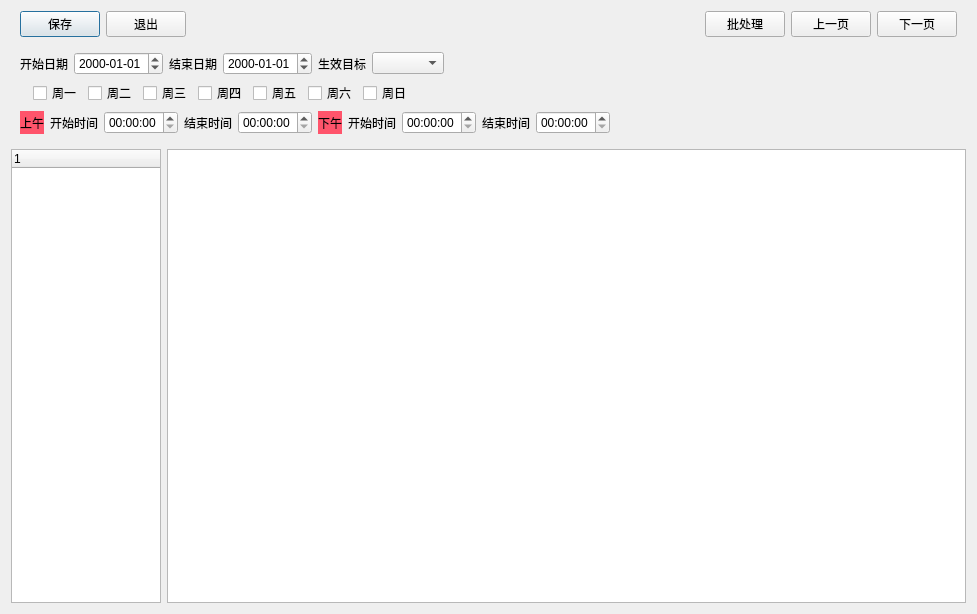
<?xml version="1.0" encoding="UTF-8"?>
<ui version="4.0">
 <class>w_sys_managepromotion_setting</class>
 <widget class="QDialog" name="w_sys_managepromotion_setting">
  <property name="geometry">
   <rect>
    <x>0</x>
    <y>0</y>
    <width>977</width>
    <height>614</height>
   </rect>
  </property>
  <property name="windowTitle">
   <string>Dialog</string>
  </property>
  <layout class="QVBoxLayout" name="verticalLayout_2">
   <item>
    <widget class="QFrame" name="frame_2">
     <layout class="QHBoxLayout" name="horizontalLayout_4">
      <property name="topMargin">
       <number>0</number>
      </property>
      <property name="bottomMargin">
       <number>0</number>
      </property>
      <item>
       <widget class="lds_toolbar_button" name="pushButton_ok">
        <property name="text">
         <string>保存</string>
        </property>
        <property name="outer_stylesheet" stdset="0">
         <string>pushbutton</string>
        </property>
       </widget>
      </item>
      <item>
       <widget class="lds_toolbar_button" name="pushButton_exit">
        <property name="text">
         <string>退出</string>
        </property>
        <property name="outer_stylesheet" stdset="0">
         <string>pushbutton</string>
        </property>
       </widget>
      </item>
      <item>
       <spacer name="horizontalSpacer_2">
        <property name="orientation">
         <enum>Qt::Horizontal</enum>
        </property>
        <property name="sizeHint" stdset="0">
         <size>
          <width>40</width>
          <height>20</height>
         </size>
        </property>
       </spacer>
      </item>
      <item>
       <widget class="lds_toolbar_button" name="pushButton_bath">
        <property name="text">
         <string>批处理</string>
        </property>
        <property name="outer_stylesheet" stdset="0">
         <string>pushbutton</string>
        </property>
       </widget>
      </item>
      <item>
       <widget class="lds_toolbar_button" name="pushButton_up">
        <property name="text">
         <string>上一页</string>
        </property>
        <property name="outer_stylesheet" stdset="0">
         <string>pushbutton</string>
        </property>
       </widget>
      </item>
      <item>
       <widget class="lds_toolbar_button" name="pushButton_down">
        <property name="text">
         <string>下一页</string>
        </property>
        <property name="outer_stylesheet" stdset="0">
         <string>pushbutton</string>
        </property>
       </widget>
      </item>
     </layout>
    </widget>
   </item>
   <item>
    <widget class="QFrame" name="frame">
     <property name="outer_stylesheet" stdset="0">
      <string>frame_detail_show</string>
     </property>
     <layout class="QVBoxLayout" name="verticalLayout">
      <item>
       <layout class="QHBoxLayout" name="horizontalLayout_2">
        <item>
         <widget class="QLabel" name="label_5">
          <property name="text">
           <string>开始日期</string>
          </property>
         </widget>
        </item>
        <item>
         <widget class="lds_datetimeEdit" name="promotion_setting_date">
          <property name="displayFormat">
           <string>yyyy-MM-dd</string>
          </property>
         </widget>
        </item>
        <item>
         <widget class="QLabel" name="label_6">
          <property name="text">
           <string>结束日期</string>
          </property>
         </widget>
        </item>
        <item>
         <widget class="lds_datetimeEdit" name="promotion_setting_date_2">
          <property name="displayFormat">
           <string>yyyy-MM-dd</string>
          </property>
         </widget>
        </item>
        <item>
         <widget class="QLabel" name="label_target">
          <property name="text">
           <string>生效目标</string>
          </property>
         </widget>
        </item>
        <item>
         <widget class="lds_ComboBox" name="promotion_setting_target"/>
        </item>
        <item>
         <spacer name="horizontalSpacer">
          <property name="orientation">
           <enum>Qt::Horizontal</enum>
          </property>
          <property name="sizeHint" stdset="0">
           <size>
            <width>40</width>
            <height>20</height>
           </size>
          </property>
         </spacer>
        </item>
       </layout>
      </item>
      <item>
       <layout class="QHBoxLayout" name="horizontalLayout_6">
        <item>
         <widget class="QLabel" name="label_11">
          <property name="text">
           <string/>
          </property>
         </widget>
        </item>
        <item>
         <widget class="QCheckBox" name="promotion_setting_Mon">
          <property name="text">
           <string>周一</string>
          </property>
         </widget>
        </item>
        <item>
         <widget class="QCheckBox" name="promotion_setting_Tues">
          <property name="text">
           <string>周二</string>
          </property>
         </widget>
        </item>
        <item>
         <widget class="QCheckBox" name="promotion_setting_Wed">
          <property name="text">
           <string>周三</string>
          </property>
         </widget>
        </item>
        <item>
         <widget class="QCheckBox" name="promotion_setting_Thur">
          <property name="text">
           <string>周四</string>
          </property>
         </widget>
        </item>
        <item>
         <widget class="QCheckBox" name="promotion_setting_Fri">
          <property name="text">
           <string>周五</string>
          </property>
         </widget>
        </item>
        <item>
         <widget class="QCheckBox" name="promotion_setting_Sat">
          <property name="text">
           <string>周六</string>
          </property>
         </widget>
        </item>
        <item>
         <widget class="QCheckBox" name="promotion_setting_Sun">
          <property name="text">
           <string>周日</string>
          </property>
         </widget>
        </item>
        <item>
         <spacer name="horizontalSpacer_4">
          <property name="orientation">
           <enum>Qt::Horizontal</enum>
          </property>
          <property name="sizeHint" stdset="0">
           <size>
            <width>40</width>
            <height>20</height>
           </size>
          </property>
         </spacer>
        </item>
       </layout>
      </item>
      <item>
       <layout class="QHBoxLayout" name="horizontalLayout">
        <item>
         <widget class="QLabel" name="label_3">
          <property name="styleSheet">
           <string notr="true">background:#ff546b;</string>
          </property>
          <property name="text">
           <string>上午</string>
          </property>
         </widget>
        </item>
        <item>
         <widget class="QLabel" name="label_9">
          <property name="text">
           <string>开始时间</string>
          </property>
         </widget>
        </item>
        <item>
         <widget class="lds_timeEdit" name="promotion_setting_am">
          <property name="displayFormat">
           <string>hh:mm:ss</string>
          </property>
         </widget>
        </item>
        <item>
         <widget class="QLabel" name="label_4">
          <property name="text">
           <string>结束时间</string>
          </property>
         </widget>
        </item>
        <item>
         <widget class="lds_timeEdit" name="promotion_setting_am_2">
          <property name="displayFormat">
           <string>hh:mm:ss</string>
          </property>
         </widget>
        </item>
        <item>
         <widget class="QLabel" name="label_10">
          <property name="styleSheet">
           <string notr="true">background:#ff546b;</string>
          </property>
          <property name="text">
           <string>下午</string>
          </property>
         </widget>
        </item>
        <item>
         <widget class="QLabel" name="label_8">
          <property name="text">
           <string>开始时间</string>
          </property>
         </widget>
        </item>
        <item>
         <widget class="lds_timeEdit" name="promotion_setting_pm">
          <property name="displayFormat">
           <string>hh:mm:ss</string>
          </property>
         </widget>
        </item>
        <item>
         <widget class="QLabel" name="label_7">
          <property name="text">
           <string>结束时间</string>
          </property>
         </widget>
        </item>
        <item>
         <widget class="lds_timeEdit" name="promotion_setting_pm_2">
          <property name="displayFormat">
           <string>hh:mm:ss</string>
          </property>
         </widget>
        </item>
        <item>
         <spacer name="horizontalSpacer_3">
          <property name="orientation">
           <enum>Qt::Horizontal</enum>
          </property>
          <property name="sizeHint" stdset="0">
           <size>
            <width>40</width>
            <height>20</height>
           </size>
          </property>
         </spacer>
        </item>
       </layout>
      </item>
     </layout>
    </widget>
   </item>
   <item>
    <layout class="QHBoxLayout" name="horizontalLayout_5">
     <item>
      <widget class="lds_treeWidget" name="treeWidget">
       <property name="maximumSize">
        <size>
         <width>150</width>
         <height>16777215</height>
        </size>
       </property>
       <column>
        <property name="text">
         <string notr="true">1</string>
        </property>
       </column>
      </widget>
     </item>
     <item>
      <widget class="lds_tableView" name="tableView"/>
     </item>
    </layout>
   </item>
  </layout>
 </widget>
 <customwidgets>
  <customwidget>
   <class>lds_ComboBox</class>
   <extends>QComboBox</extends>
   <header>lds_combobox.h</header>
  </customwidget>
  <customwidget>
   <class>lds_toolbar_button</class>
   <extends>QPushButton</extends>
   <header>lds_toolbar_button.h</header>
  </customwidget>
  <customwidget>
   <class>lds_tableView</class>
   <extends>QTableView</extends>
   <header>lds_tableview.h</header>
  </customwidget>
  <customwidget>
   <class>lds_treeWidget</class>
   <extends>QTreeWidget</extends>
   <header>lds_treewidget.h</header>
  </customwidget>
  <customwidget>
   <class>lds_datetimeEdit</class>
   <extends>QDateTimeEdit</extends>
   <header>lds_datetimeedit.h</header>
  </customwidget>
  <customwidget>
   <class>lds_timeEdit</class>
   <extends>QTimeEdit</extends>
   <header>lds_timeedit.h</header>
  </customwidget>
 </customwidgets>
 <resources/>
 <connections/>
</ui>
